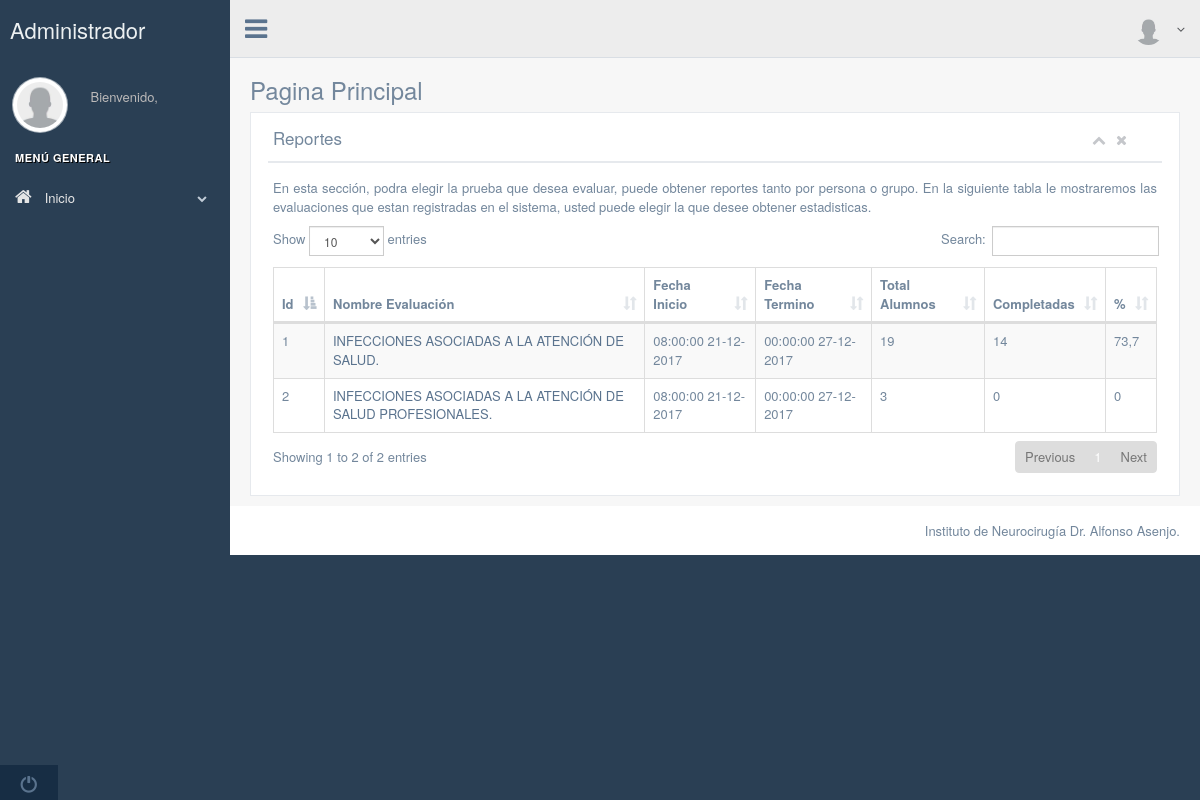
/dashboard.php (signed in), run on the app's committed database.
### tables this page shows
CREATE TABLE `prueba` (
  `ID` int(10) NOT NULL AUTO_INCREMENT COMMENT 'id de la evaluacion',
  `NOMBRE_PRUEBA` varchar(1000) NOT NULL COMMENT 'nombre de la evaluacion',
  `EXIGENCIA` int(3) DEFAULT NULL,
  `PUNTAJE_MAXIMO` int(5) DEFAULT NULL,
  `DESCRIPCION` varchar(1000) DEFAULT NULL,
  `FECHA_INICIO` datetime DEFAULT NULL,
  `FECHA_TERMINO` datetime DEFAULT NULL,
  PRIMARY KEY (`ID`)
);

### config/connection.php (called while the page is built, shortened)
<?php
class conexionPDO{
  public function conexionPDO(){
    try{
      $this->conexion = new PDO('mysql:host='.DB_HOST.'; dbname='.DB_NAME.'',DB_USER,DB_PASS);
      $this->conexion->setAttribute(PDO::ATTR_ERRMODE, PDO::ERRMODE_EXCEPTION);
      $this->conexion->exec("SET CHARACTER SET utf8");
      return $this->conexion;
    }catch(Exception $e){
      echo "La Linea de Error es : ". $e->getLine();
    }
  }
}
?>

### class/class.search.php (called while the page is built, shortened)
<?php
include $_SERVER["DOCUMENT_ROOT"]."/evaluacion/config/connection.php";
class buscador{
	private $dbuscador;
	public function buscador(){
		$this->dbuscador = new conexionPDO();
		$this->dbuscador = $this->dbuscador->conexionPDO();
	}
	public function evaluaciones(){
		$statment = $this->dbuscador->prepare("SELECT * FROM evaluaciones.prueba");
		$statment->execute();
		if($statment->rowCount() > 0){
			$datos = $statment->fetchAll(PDO::FETCH_ASSOC);
			return $datos;
		}else{
			return 0;
		}
	}
	public function userAll($idPrueba){
		$statment = $this->dbuscador->prepare("SELECT count(*) AS CANTIDAD FROM evaluaciones.usuario_prueba WHERE ID_PRUEBA = ?");
		$statment->bindParam(1,$idPrueba);
		$statment->execute();
		if($statment->rowCount() > 0){
			$datos = $statment->fetch(PDO::FETCH_ASSOC);
			return $datos;
		}else{
			return 0;
		}
	}
	public function evaluacionesTerminadas($idPrueba){
		$statment = $this->dbuscador->prepare("SELECT count(*) as CANTIDAD FROM evaluaciones.usuario_prueba WHERE ID_PRUEBA = ? AND NOTA > ?; ");
		$statment->bindParam(1,$idPrueba);
		$statment->bindValue(2,0);
		$statment->execute();
		$dato = $statment->fetch(PDO::FETCH_ASSOC);
		return $dato;
	}
}
?>

### class/class.functions.php (called while the page is built, shortened)
<?php
function porcentaje($total, $cantidad){
	$porcentaje = ($cantidad*100)/$total;
	if($porcentaje == 0){
		return 0;
	}else{
		return number_format($porcentaje,1,",",".");
	}
}
?>

### dashboard.php (the view, shortened to what this page needs)
<?php
if(!empty($_SESSION)){
	$nombre = $_SESSION['nombreCompleto'];
	include_once ($_SERVER["DOCUMENT_ROOT"]."/evaluacion/class/class.search.php");
	include_once ($_SERVER["DOCUMENT_ROOT"]."/evaluacion/class/class.functions.php");
	$buscar = new buscador();
	$pruebas = $buscar->evaluaciones();
}else{
	header("Location: administrador.php");
}
?>
<!DOCTYPE html>
<html lang="en">
  <head>
    <link href="vendors/bootstrap/dist/css/bootstrap.min.css" rel="stylesheet">
    <link href="vendors/font-awesome/css/font-awesome.min.css" rel="stylesheet">
    <link href="vendors/nprogress/nprogress.css" rel="stylesheet">
    <link href="build/css/custom.min.css" rel="stylesheet">
    <link href="vendors/datatables.net-bs/css/dataTables.bootstrap.min.css" rel="stylesheet">
    <link href="vendors/datatables.net-buttons-bs/css/buttons.bootstrap.min.css" rel="stylesheet">
    <link href="vendors/datatables.net-fixedheader-bs/css/fixedHeader.bootstrap.min.css" rel="stylesheet">
    <link href="vendors/datatables.net-responsive-bs/css/responsive.bootstrap.min.css" rel="stylesheet">
    <link href="vendors/datatables.net-scroller-bs/css/scroller.bootstrap.min.css" rel="stylesheet">
  </head>
  <body class="nav-md">
    <div class="container body">
      <div class="main_container">
        <div class="col-md-3 left_col">
          <div class="left_col scroll-view">
            <div class="navbar nav_title" style="border: 0;">
              <a href="administrador.php" class="site_title" alt="Volver al Inicio"><span>Administrador</span></a>
            </div>
            <div class="profile clearfix">
              <div class="profile_pic">
                <img src="img/user.png" alt="..." class="img-circle profile_img">
              </div>
              <div class="profile_info">
                <span>Bienvenido,</span>
              </div>
              <div class="clearfix"></div>
            </div>
            <br />
            <div id="sidebar-menu" class="main_menu_side hidden-print main_menu">
              <div class="menu_section">
                <h3>Menú General</h3>
                <ul class="nav side-menu">
                  <li><a><i class="fa fa-home"></i> Inicio <span class="fa fa-chevron-down"></span></a>
                  </li>
                </ul>
              </div>
            </div>
            <div class="sidebar-footer hidden-small">
              <a data-toggle="tooltip" data-placement="top" title="Salir" href="administrador.php">
                <span class="glyphicon glyphicon-off" aria-hidden="true"></span>
              </a>
            </div>
          </div>
        </div>
        <div class="top_nav">
          <div class="nav_menu">
            <nav>
              <div class="nav toggle">
                <a id="menu_toggle"><i class="fa fa-bars"></i></a>
              </div>
              <ul class="nav navbar-nav navbar-right">
                <li class="">
                  <a href="javascript:;" class="user-profile dropdown-toggle" data-toggle="dropdown" aria-expanded="false">
                    <img src="img/user.png" alt=""><?php echo $nombre; ?>
                    <span class=" fa fa-angle-down"></span>
                  </a>
                </li>
              </ul>
            </nav>
          </div>
        </div>
        <div class="right_col" role="main">
          <div class="">
            <div class="page-title">
              <div class="title_left">
                <h3>Pagina Principal</h3>
              </div>
              <div class="title_right">
                <div class="col-md-5 col-sm-5 col-xs-12 form-group pull-right top_search">
                </div>
              </div>
            </div>
            <div class="clearfix"></div>
            <div class="row">
              <div class="col-md-12 col-sm-12 col-xs-12">
                <div class="x_panel">
                  <div class="x_title">
                    <h2>Reportes</h2>
                    <ul class="nav navbar-right panel_toolbox">
                      <li><a class="collapse-link"><i class="fa fa-chevron-up"></i></a>
                      </li>
                      <li><a class="close-link"><i class="fa fa-close"></i></a>
                      </li>
                    </ul>
                    <div class="clearfix"></div>
                  </div>
                  <div class="x_content">
                      <p align="justify">En esta sección, podra elegir la prueba que desea evaluar, puede obtener reportes tanto por persona o grupo.
					  En la siguiente tabla le mostraremos las evaluaciones que estan registradas en el sistema, usted puede elegir la que desee obtener estadisticas.</p>
					  <table id="tablaPruebas" class="table table-striped table-bordered">
                      <thead>
                        <tr>
                          <th>Id</th>
                          <th data-toggle="tooltip" data-placement="top" title="Indica nombre de identificaci&oacute;n de la evaluaci&oacute;n">Nombre Evaluaci&oacute;n</th>
                          <th data-toggle="tooltip" data-placement="top" title="Indica fecha y hora en la cual comenzar&aacute; a ser vista la evaluaci&oacute;n">Fecha Inicio</th>
                          <th data-toggle="tooltip" data-placement="top" title="Indica fecha y hora en la cual dejar&aacute; de ser vista la evaluaci&oacute;n por los evaluados.">Fecha Termino</th>
                          <th data-toggle="tooltip" data-placement="top" title="Indica la cantidad total de alumnos habilitados para dar la evaluaci&oacute;n">Total Alumnos</th>
                          <th data-toggle="tooltip" data-placement="top" title="Indica el total de evaluaciones terminadas por los evaluados.">Completadas</th>
						  <th data-toggle="tooltip" data-placement="top" title="Indica el procentaje total de alumnos que han completado la evaluaci&oacute;n">%</th>
                        </tr>
                      </thead>
					  <tbody>
					  <?php foreach ($pruebas as $prueba){
							$idPrueba = $prueba['ID'];
							$nombrePrueba = $prueba['NOMBRE_PRUEBA'];
							$inicioPrueba = $prueba['FECHA_INICIO'];
							$inicioFormat = explode(" ",$inicioPrueba);
							$inicioFecha = explode("-", $inicioFormat[0]);
							$fechaInicio = $inicioFecha[2]."-".$inicioFecha[1]."-".$inicioFecha[0];
							$horaInicio = $inicioFormat[1];
							$inicio = $horaInicio." ".$fechaInicio;
							$terminoPrueba = $prueba['FECHA_TERMINO'];
							$terminoFormat = explode(" ", $terminoPrueba);
							$terminoFecha = explode("-", $terminoFormat[0]);
							$fechaTermino = $terminoFecha[2]."-".$terminoFecha[1]."-".$terminoFecha[0];
							$horaTermino = $terminoFormat[1];
							$termino = $horaTermino." ".$fechaTermino;
							$alumnos = $buscar->userAll($idPrueba);
							$pruebasTerminadas = $buscar->evaluacionesTerminadas($idPrueba);
							$urlGet = base64_encode($idPrueba);
							echo "<tr>";
							echo "<td>".$idPrueba."</td>";
							echo "<td> <a href='estadisticas.php?idp=".$urlGet."' id='eva_".$idPrueba."'>".$nombrePrueba."</a></td>";
							echo "<td>".$inicio."</td>";
							echo "<td>".$termino."</td>";
							echo "<td>".$alumnos['CANTIDAD']."</td>";
							echo "<td>".$pruebasTerminadas['CANTIDAD']."</td>";
							echo "<td>".porcentaje($alumnos['CANTIDAD'],$pruebasTerminadas['CANTIDAD'])."</td>";
							echo "</tr>";
						}?>
						</table>
					  </body>
        <footer>
          <div class="pull-right">
            Instituto de Neurocirugía Dr. Alfonso Asenjo.
          </div>
          <div class="clearfix"></div>
        </footer>
  </body>
</html>

### data on the page
prueba: ID "1", NOMBRE_PRUEBA "INFECCIONES ASOCIADAS A LA ATENCIÓN DE SALUD.", FECHA_INICIO "08:00:00 21-12-2017", FECHA_TERMINO "00:00:00 27-12-2017", CANTIDAD "19", CANTIDAD "14", CANTIDAD "73,7"
prueba: ID "2", NOMBRE_PRUEBA "INFECCIONES ASOCIADAS A LA ATENCIÓN DE SALUD PROFESIONALES.", FECHA_INICIO "08:00:00 21-12-2017", FECHA_TERMINO "00:00:00 27-12-2017", CANTIDAD "3", CANTIDAD "0"
